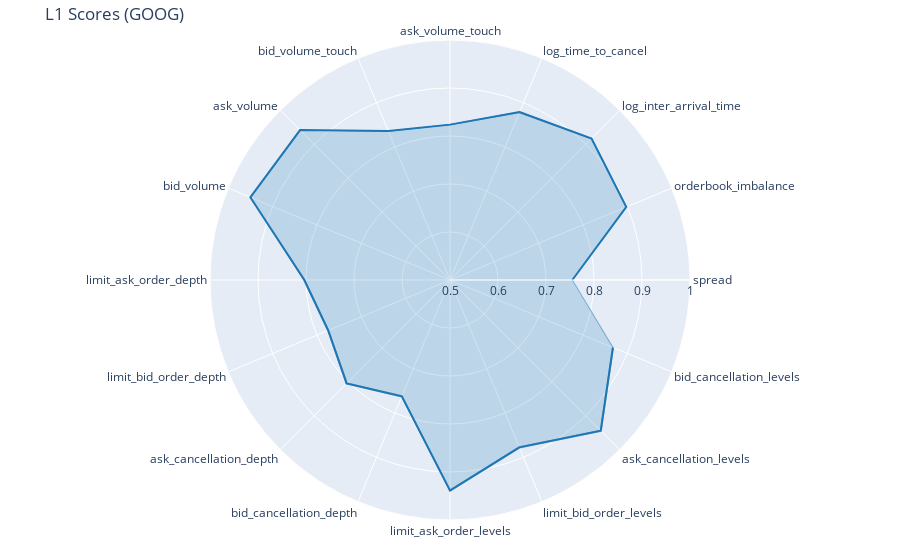

This figure's notebook cell:
### Code cell
import plotly.graph_objects as go

fig = go.Figure()

labels = list(scores.keys())
# pal = sns.color_palette("rocket", len(scores))
losses = np.array([s['l1'][0]for s in scores.values()])
cis = np.array([s['l1'][1]for s in scores.values()]).T

fig.add_trace(go.Scatterpolar(
    r=1-losses,
    theta=labels,
    mode='lines',
    fill='toself',
    fillcolor='rgba(31, 119, 180, 0.2)',  # Set opacity to 0.5
    name='CI upper',
    line=dict(color='rgba(31, 119, 180, 1)'),
))
fig.add_trace(go.Scatterpolar(
    r=1-cis[0],
    theta=labels,
    mode='lines',  # Add this line to remove markers
    name='CI lower',
    line=dict(color='rgba(31, 119, 180, 0.2)', width=0),
    # fill='tonext',
))
fig.add_trace(go.Scatterpolar(
    r=1-cis[1],
    theta=labels,
    mode='lines',  # Add this line to remove markers
    fill='tonext',
    fillcolor='rgba(31, 119, 180, 0.5)',
    name='CI upper',
    line=dict(color='rgb(31, 119, 180)', width=0),
))

fig.update_layout(
  polar=dict(
    radialaxis=dict(
      visible=True,
      range=[0.5, 1]
    )),
  showlegend=False,
  title=f'L1 Scores ({stock})',
  margin=dict(l=20, r=20, t=40, b=40),
)

fig.write_image(f"images/l1_comparison_{stock}.png")
fig.show()

### Figure 1 — Plotly figure (JSON) as saved in the notebook; plotly's stock layout.template omitted (floating-point values rounded to 4 significant figures)
{"data": [{"fill": "toself", "fillcolor": "rgba(31, 119, 180, 0.2)", "line": {"color": "rgba(31, 119, 180, 1)"}, "mode": "lines", "name": "CI upper", "r": [0.7548, 0.8976, 0.917, 0.8786, 0.8237, 0.836, 0.9418, 0.9502, 0.8034, 0.7747, 0.8046, 0.7622, 0.9386, 0.8774, 0.9442, 0.8674], "theta": ["spread", "orderbook_imbalance", "log_inter_arrival_time", "log_time_to_cancel", "ask_volume_touch", "bid_volume_touch", "ask_volume", "bid_volume", "limit_ask_order_depth", "limit_bid_order_depth", "ask_cancellation_depth", "bid_cancellation_depth", "limit_ask_order_levels", "limit_bid_order_levels", "ask_cancellation_levels", "bid_cancellation_levels"], "type": "scatterpolar"}, {"line": {"color": "rgba(31, 119, 180, 0.2)", "width": 0}, "mode": "lines", "name": "CI lower", "r": [0.756, 0.8988, 0.9186, 0.8807, 0.8248, 0.8368, 0.9424, 0.9509, 0.8061, 0.7766, 0.8071, 0.7649, 0.9411, 0.8797, 0.9469, 0.8697], "theta": ["spread", "orderbook_imbalance", "log_inter_arrival_time", "log_time_to_cancel", "ask_volume_touch", "bid_volume_touch", "ask_volume", "bid_volume", "limit_ask_order_depth", "limit_bid_order_depth", "ask_cancellation_depth", "bid_cancellation_depth", "limit_ask_order_levels", "limit_bid_order_levels", "ask_cancellation_levels", "bid_cancellation_levels"], "type": "scatterpolar"}, {"fill": "tonext", "fillcolor": "rgba(31, 119, 180, 0.5)", "line": {"color": "rgb(31, 119, 180)", "width": 0}, "mode": "lines", "name": "CI upper", "r": [0.7537, 0.8964, 0.9155, 0.8762, 0.8223, 0.8345, 0.9402, 0.9487, 0.8013, 0.7725, 0.8019, 0.7597, 0.9361, 0.875, 0.9418, 0.8654], "theta": ["spread", "orderbook_imbalance", "log_inter_arrival_time", "log_time_to_cancel", "ask_volume_touch", "bid_volume_touch", "ask_volume", "bid_volume", "limit_ask_order_depth", "limit_bid_order_depth", "ask_cancellation_depth", "bid_cancellation_depth", "limit_ask_order_levels", "limit_bid_order_levels", "ask_cancellation_levels", "bid_cancellation_levels"], "type": "scatterpolar"}], "layout": {"margin": {"b": 40, "l": 20, "r": 20, "t": 40}, "polar": {"radialaxis": {"range": [0.5, 1], "visible": true}}, "showlegend": false, "title": {"text": "L1 Scores (GOOG)"}}}
